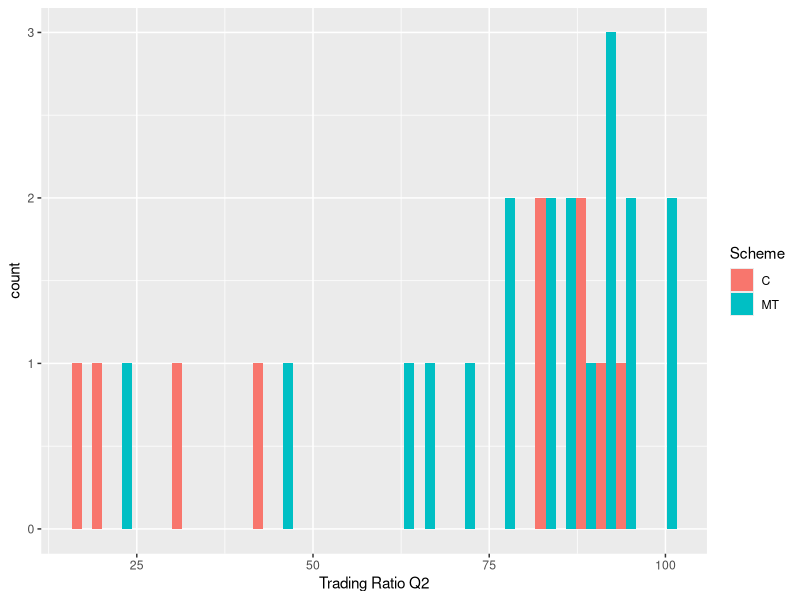
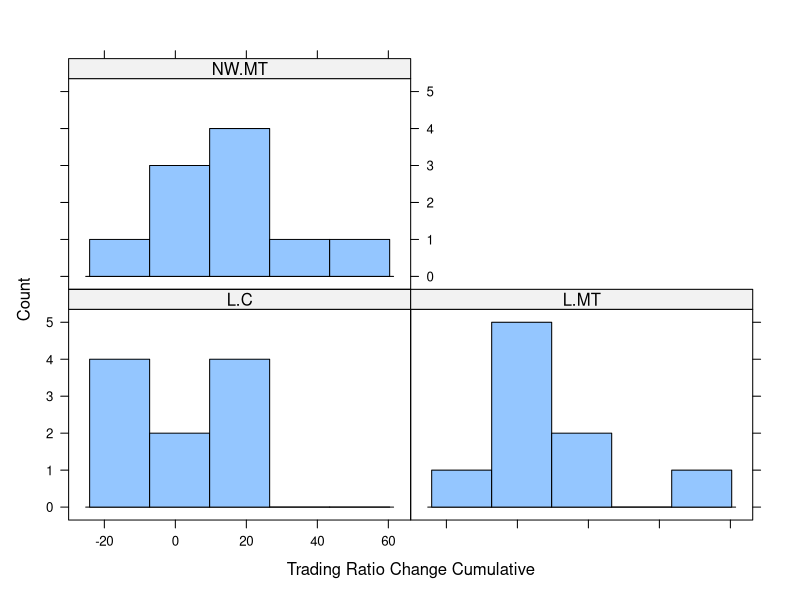
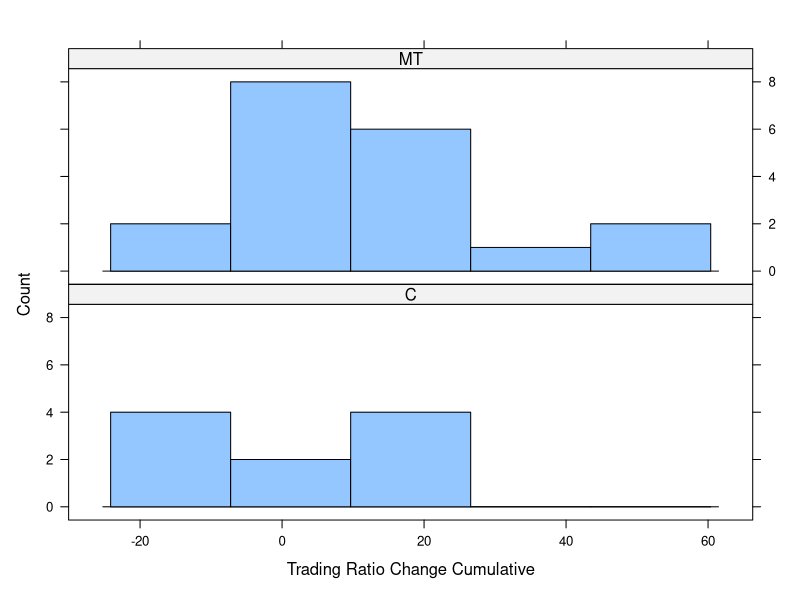
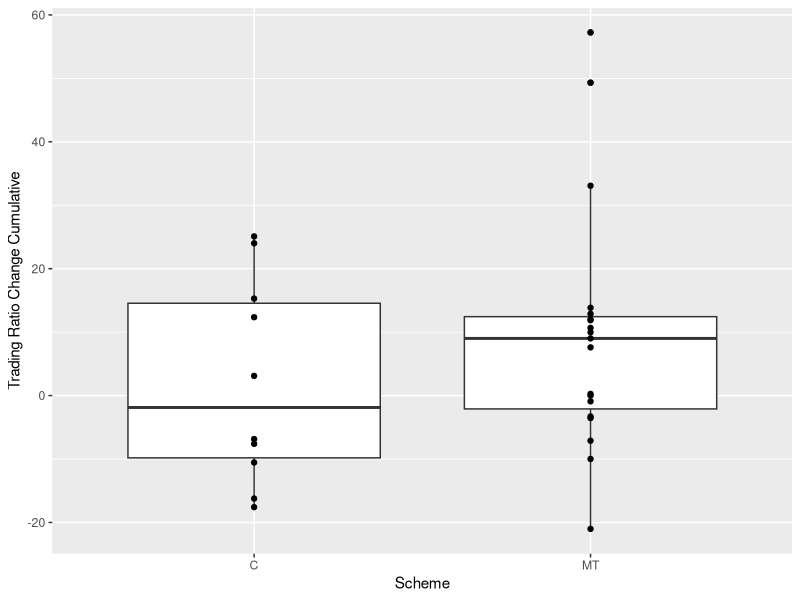

Here is the R script that generated these plots, in order:
# Unified Trade Up Analysis
# Test on 2017 dataset

library(readxl)
library(tidyverse)
library(lattice)

CBTU <-
  read_excel("MT CBTUD PTC 170918.xlsx",
    sheet = "Sheet1",
    skip = 0
  )

for (i in c("Baseline Q", "Q")) {
  for (j in 1:4) {
    CBTU[paste0("Trading Ratio ", i, j)] <- 100 * CBTU[paste0("Trading Income ", i, j)] /
      (CBTU[paste0("Trading Income ", i, j)] + CBTU[paste0("Non-trading Income ", i, j)])
  }
}

for (j in 1:4) {
  CBTU[paste0("Trading Ratio Change Q", j)] <-
    (CBTU[paste0("Trading Ratio Q", j)] - CBTU[paste0("Trading Ratio Baseline Q", j)])
}

for (i in c("Baseline ", "")) {
  CBTU[paste0("Trading Ratio ", i, "Cumulative")] <- 100 *
    rowSums(CBTU[grepl(paste0("Trading Income ", i, "Q"), names(CBTU))], na.rm = TRUE) /
    (rowSums(CBTU[grepl(paste0("Trading Income ", i, "Q"), names(CBTU))], na.rm = TRUE) +
      rowSums(CBTU[grepl(paste0("Non-trading Income ", i, "Q"), names(CBTU))], na.rm = TRUE))
}

CBTU["Trading Ratio Change Cumulative"] <-
  CBTU["Trading Ratio Cumulative"] -
  CBTU["Trading Ratio Baseline Cumulative"]

CBTU %>% group_by(Scheme) %>% summarise(
  n = n(),
  median_BASELINE_C = median(`Trading Ratio Baseline Cumulative`, na.rm = TRUE),
  median_TRADEUP_C = median(`Trading Ratio Cumulative`, na.rm = TRUE),
  median_Change_C = median(`Trading Ratio Change Cumulative`, na.rm = TRUE)
)

OUT <- (CBTU %>%
  group_by(Scheme) %>%
  summarise_at(
    vars(starts_with("Trading Ratio")),
    funs(median = median(., na.rm = TRUE))
  ))

OUT <- OUT %>%
  gather(var, val, 2:ncol(OUT)) %>%
  spread(names(OUT)[1], val)

CBTU %>%
  ggplot() +
  geom_histogram(aes(`Trading Ratio Q2`, fill = `Scheme`), position = "dodge")

histogram(~ `Trading Ratio Change Cumulative` | interaction(as.factor(CBTU$Location), as.factor(CBTU$Scheme)),
          type = "count", data = CBTU, nint = 5, layout = c(2,2))
histogram(~ `Trading Ratio Change Cumulative` | as.factor(Scheme),
          data = CBTU, type = "count", nint = 5, labels = TRUE, layout = c(1,2))
kruskal.test(`Trading Ratio Change Cumulative` ~ as.factor(Scheme), data = CBTU)
wilcox.test(`Trading Ratio Change Cumulative` ~ as.factor(Scheme), data = CBTU)

CBTU %>%
  ggplot(aes(Scheme, `Trading Ratio Change Cumulative`)) +
  geom_boxplot() +
  geom_point()
